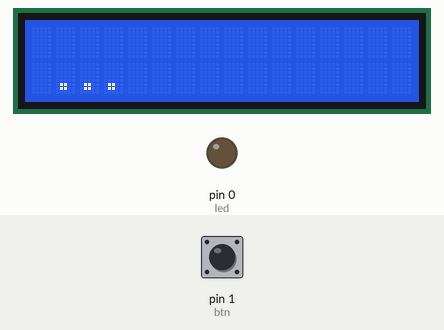
Bench run of a sketch on a simulated Arduino Uno, built with avr-gcc and run on an emulated ATmega328P. Shown: 16×2 character LCD, output pins drawn as LEDs (lit = HIGH). Inputs (shaded band) come from the test bench; at power-on: pin 1 (btn) HIGH.

Above: at 1.2 s.
1.3 s: pin 1 (btn) pulled LOW for 0.15 s
At 1.6 s:
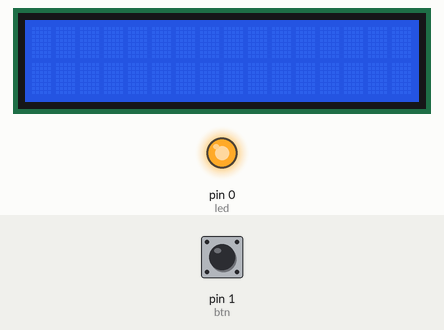
2.9 s: pin 1 (btn) pulled LOW for 1 s
At 3.4 s:
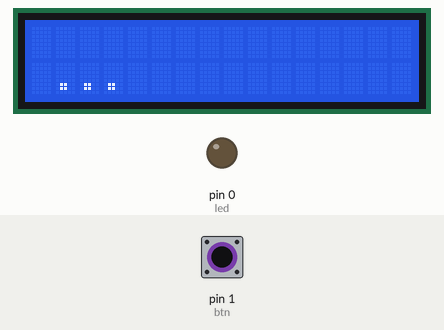
6.9 s: pin 1 (btn) pulled LOW for 3.2 s
At 7.6 s:
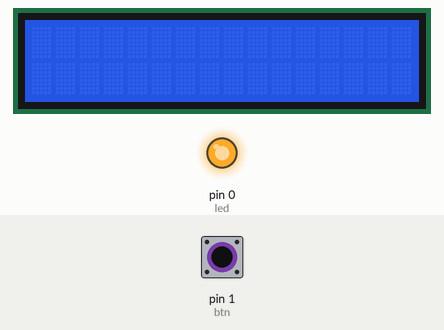
11.6 s: pin 1 (btn) pulled LOW for 0.15 s
At 12.4 s:
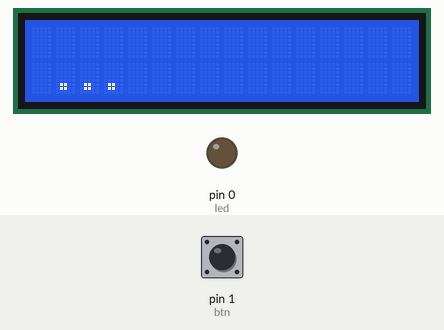
Timing chart, 0 to 14.6 s (numbered marks = the images above; inputs shaded):
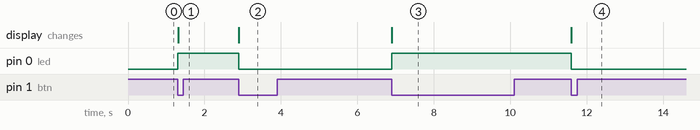

Measured:
- after the input at 1.3 s, pin 0 (led): LOW → HIGH at once; the display: changes at once (image 1)
- after the input at 2.9 s, pin 0 (led): HIGH → LOW at once; the display: changes at once (image 2)
- after the input at 6.9 s, pin 0 (led): LOW → HIGH at once; the display: changes at once (image 3)
- after the input at 11.6 s, pin 0 (led): HIGH → LOW at once; the display: changes at once (image 4)

The sketch:

bai5.ino
```cpp
#include<LiquidCrystal.h>
LiquidCrystal lcd(7,6,5,4,3,2);
int btn = 1;
int led = 0;
int solannhan = 0;
unsigned long pre_btn = LOW;
void setup() {
  lcd.begin(16,2);
  pinMode(led,OUTPUT);
  pinMode(btn,INPUT);
}

void loop() {
  unsigned long cur_btn = digitalRead(btn);
  solannhan = solannhan % 2;
  if(cur_btn == LOW && pre_btn == HIGH)
  {
    solannhan++;
  }
  if(solannhan == 0)
  {
    digitalWrite(led,LOW);
    lcd.clear();
    lcd.display();
    lcd.setCursor(1,1);
    lcd.print("...");
  }
  else
  {
    lcd.noDisplay();
    digitalWrite(led,HIGH);
  }
  pre_btn = cur_btn;
}
```
